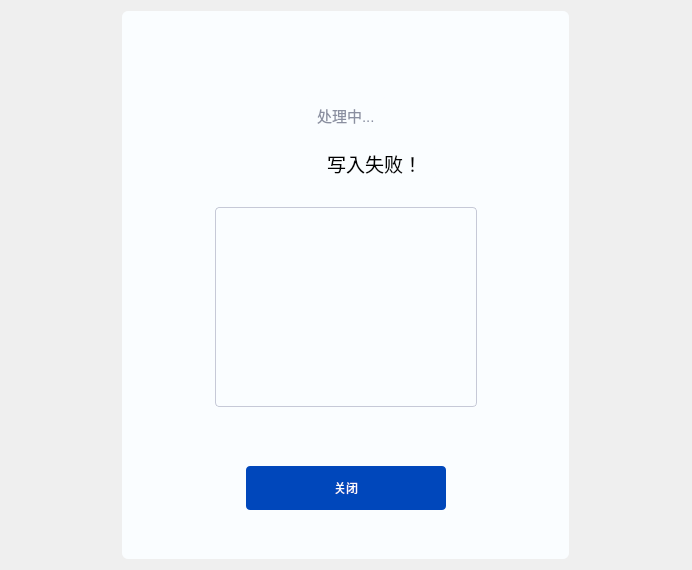
<?xml version="1.0" encoding="UTF-8"?>
<ui version="4.0">
 <class>Widget2ServoParamsWait</class>
 <widget class="QWidget" name="Widget2ServoParamsWait">
  <property name="geometry">
   <rect>
    <x>0</x>
    <y>0</y>
    <width>692</width>
    <height>570</height>
   </rect>
  </property>
  <property name="minimumSize">
   <size>
    <width>447</width>
    <height>0</height>
   </size>
  </property>
  <property name="maximumSize">
   <size>
    <width>4470</width>
    <height>5950</height>
   </size>
  </property>
  <property name="windowTitle">
   <string>Form</string>
  </property>
  <property name="styleSheet">
   <string notr="true"/>
  </property>
  <layout class="QGridLayout" name="gridLayout">
   <item row="0" column="0">
    <widget class="QWidget" name="widget" native="true">
     <property name="minimumSize">
      <size>
       <width>447</width>
       <height>0</height>
      </size>
     </property>
     <property name="maximumSize">
      <size>
       <width>447</width>
       <height>595</height>
      </size>
     </property>
     <property name="styleSheet">
      <string notr="true">background-color: rgb(250, 253, 255);
border-radius: 6px;</string>
     </property>
     <layout class="QHBoxLayout" name="horizontalLayout">
      <item>
       <spacer name="horizontalSpacer_3">
        <property name="orientation">
         <enum>Qt::Horizontal</enum>
        </property>
        <property name="sizeHint" stdset="0">
         <size>
          <width>40</width>
          <height>20</height>
         </size>
        </property>
       </spacer>
      </item>
      <item>
       <layout class="QVBoxLayout" name="verticalLayout">
        <item alignment="Qt::AlignHCenter">
         <widget class="QLabel" name="labelDoing">
          <property name="minimumSize">
           <size>
            <width>80</width>
            <height>80</height>
           </size>
          </property>
          <property name="maximumSize">
           <size>
            <width>80</width>
            <height>80</height>
           </size>
          </property>
          <property name="styleSheet">
           <string notr="true"/>
          </property>
          <property name="text">
           <string/>
          </property>
         </widget>
        </item>
        <item alignment="Qt::AlignHCenter">
         <widget class="QLabel" name="labelMessage">
          <property name="sizePolicy">
           <sizepolicy hsizetype="Preferred" vsizetype="Fixed">
            <horstretch>0</horstretch>
            <verstretch>0</verstretch>
           </sizepolicy>
          </property>
          <property name="maximumSize">
           <size>
            <width>16777215</width>
            <height>18</height>
           </size>
          </property>
          <property name="font">
           <font>
            <pointsize>11</pointsize>
           </font>
          </property>
          <property name="styleSheet">
           <string notr="true">color: rgb(138, 143, 160);</string>
          </property>
          <property name="text">
           <string>处理中...</string>
          </property>
         </widget>
        </item>
        <item>
         <layout class="QHBoxLayout" name="horizontalLayout_3">
          <property name="bottomMargin">
           <number>0</number>
          </property>
          <item>
           <spacer name="horizontalSpacer">
            <property name="orientation">
             <enum>Qt::Horizontal</enum>
            </property>
            <property name="sizeHint" stdset="0">
             <size>
              <width>40</width>
              <height>20</height>
             </size>
            </property>
           </spacer>
          </item>
          <item alignment="Qt::AlignHCenter">
           <widget class="QLabel" name="labelStatusIcon">
            <property name="minimumSize">
             <size>
              <width>66</width>
              <height>66</height>
             </size>
            </property>
            <property name="maximumSize">
             <size>
              <width>66</width>
              <height>66</height>
             </size>
            </property>
            <property name="styleSheet">
             <string notr="true">QLabel
{
	image: url(:/image/images2/Icon_doingFailed_big.png);

}
	[status=&quot;fail&quot;]{image: url(:/image/images2/Icon_doingFailed_big.png);}
	[status=&quot;success&quot;]{image: url(:/image/images2/Icon_doingSuccessed_big.png);}
</string>
            </property>
            <property name="text">
             <string/>
            </property>
           </widget>
          </item>
          <item>
           <widget class="QLabel" name="labelStatus">
            <property name="minimumSize">
             <size>
              <width>110</width>
              <height>32</height>
             </size>
            </property>
            <property name="maximumSize">
             <size>
              <width>110</width>
              <height>32</height>
             </size>
            </property>
            <property name="font">
             <font>
              <pointsize>14</pointsize>
             </font>
            </property>
            <property name="styleSheet">
             <string notr="true"/>
            </property>
            <property name="text">
             <string>写入失败！</string>
            </property>
           </widget>
          </item>
          <item>
           <spacer name="horizontalSpacer_2">
            <property name="orientation">
             <enum>Qt::Horizontal</enum>
            </property>
            <property name="sizeHint" stdset="0">
             <size>
              <width>40</width>
              <height>20</height>
             </size>
            </property>
           </spacer>
          </item>
         </layout>
        </item>
        <item>
         <spacer name="verticalSpacer_2">
          <property name="orientation">
           <enum>Qt::Vertical</enum>
          </property>
          <property name="sizeType">
           <enum>QSizePolicy::Fixed</enum>
          </property>
          <property name="sizeHint" stdset="0">
           <size>
            <width>20</width>
            <height>5</height>
           </size>
          </property>
         </spacer>
        </item>
        <item alignment="Qt::AlignTop">
         <widget class="QTextEdit" name="textErrorServoParams">
          <property name="sizePolicy">
           <sizepolicy hsizetype="Expanding" vsizetype="Fixed">
            <horstretch>0</horstretch>
            <verstretch>0</verstretch>
           </sizepolicy>
          </property>
          <property name="maximumSize">
           <size>
            <width>16777215</width>
            <height>200</height>
           </size>
          </property>
          <property name="styleSheet">
           <string notr="true">QTextEdit
{
color: #A6AEBA;
border: 0.5px solid #C6C9D7;
border-radius: 4px;
padding-left:80px;

}

QScrollBar{
    background: transparent;
	border-radius:3px;
    width: 6px;
}
QScrollBar::handle:vertical {
	background-color: #e0e0e0;
    min-height: 30px;
	border-radius:3px;
	width: 6px;
}
</string>
          </property>
          <property name="readOnly">
           <bool>true</bool>
          </property>
         </widget>
        </item>
        <item>
         <spacer name="verticalSpacer_3">
          <property name="orientation">
           <enum>Qt::Vertical</enum>
          </property>
          <property name="sizeType">
           <enum>QSizePolicy::Fixed</enum>
          </property>
          <property name="sizeHint" stdset="0">
           <size>
            <width>20</width>
            <height>20</height>
           </size>
          </property>
         </spacer>
        </item>
        <item alignment="Qt::AlignHCenter">
         <widget class="QPushButton" name="btnClose">
          <property name="sizePolicy">
           <sizepolicy hsizetype="Fixed" vsizetype="Fixed">
            <horstretch>0</horstretch>
            <verstretch>0</verstretch>
           </sizepolicy>
          </property>
          <property name="minimumSize">
           <size>
            <width>200</width>
            <height>44</height>
           </size>
          </property>
          <property name="styleSheet">
           <string notr="true">background-color: #0047BB;
border:none;
color: #FAFDFF;
border-radius: 4px;</string>
          </property>
          <property name="text">
           <string>关闭</string>
          </property>
         </widget>
        </item>
        <item>
         <spacer name="verticalSpacer">
          <property name="orientation">
           <enum>Qt::Vertical</enum>
          </property>
          <property name="sizeType">
           <enum>QSizePolicy::Fixed</enum>
          </property>
          <property name="sizeHint" stdset="0">
           <size>
            <width>20</width>
            <height>40</height>
           </size>
          </property>
         </spacer>
        </item>
       </layout>
      </item>
      <item>
       <spacer name="horizontalSpacer_4">
        <property name="orientation">
         <enum>Qt::Horizontal</enum>
        </property>
        <property name="sizeHint" stdset="0">
         <size>
          <width>40</width>
          <height>20</height>
         </size>
        </property>
       </spacer>
      </item>
     </layout>
    </widget>
   </item>
  </layout>
 </widget>
 <resources/>
 <connections/>
</ui>
